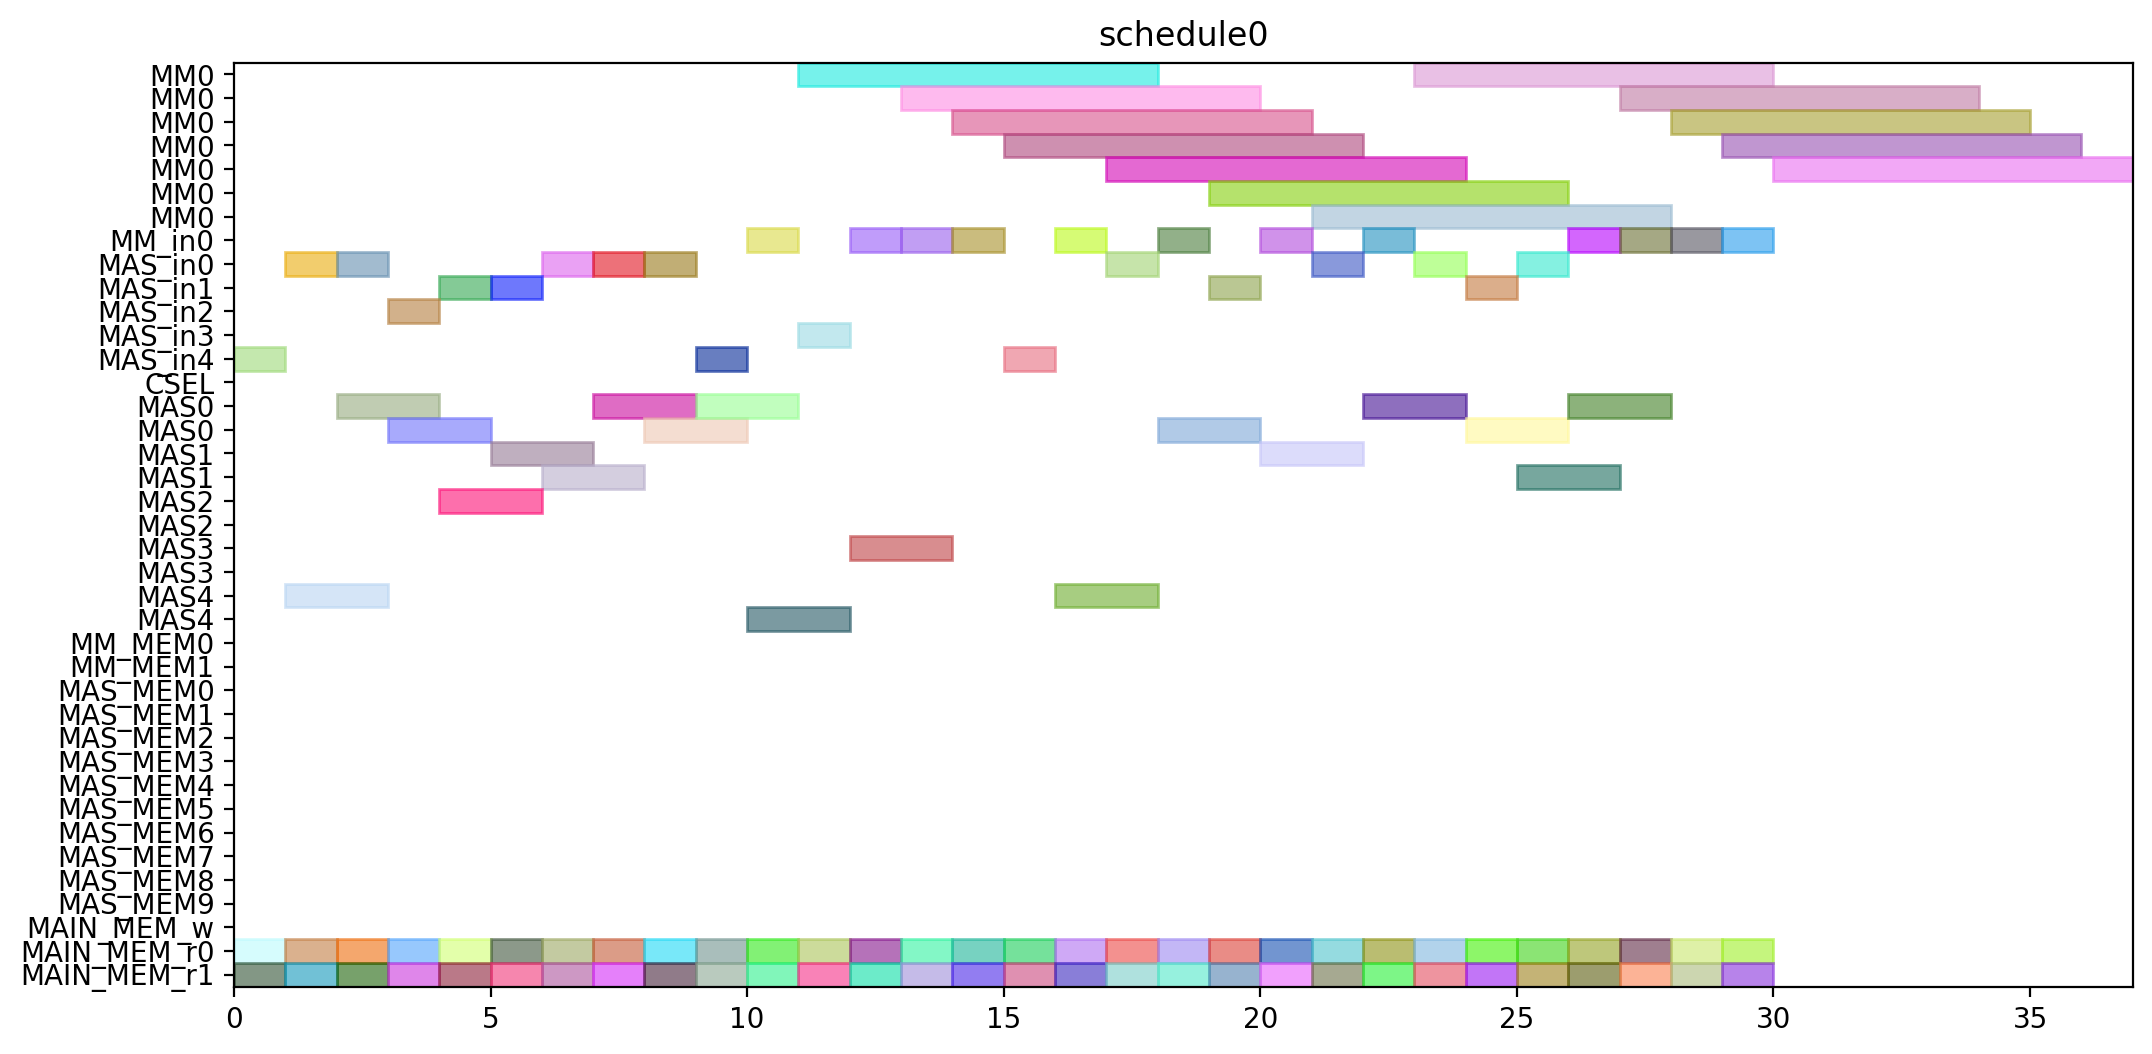

The script that drew this image:
from pyschedule import Scenario, solvers, plotters, alt


def solve():
	horizon = 120
	S = Scenario("schedule0", horizon=horizon)

	# resource
	MM = S.Resources('MM', num=1, size=7)
	MM_in = S.Resources('MM_in', num=1)
	MAS_in = S.Resources('MAS_in', num=5)
	CSEL = S.Resource('CSEL')
	MAS = S.Resources('MAS', num=5, size=2, periods=range(1, horizon))
	MM_MEM = S.Resources('MM_MEM', num=2)
	MAS_MEM = S.Resources('MAS_MEM', num=10)
	MAIN_MEM_w = S.Resource('MAIN_MEM_w', size=1)
	MAIN_MEM_r = S.Resources('MAIN_MEM_r', num=2)

	# result of previous scheduling

	# new tasks
	T1_t0 = S.Task('T1_t0', length=2, delay_cost=1)
	T1_t0 += alt(MAS)
	T1_t0_in = S.Task('T1_t0_in', length=1, delay_cost=1)
	T1_t0_in += alt(MAS_in)
	S += T1_t0_in*MAS_in[0]<=T1_t0*MAS[0]

	S += T1_t0_in*MAS_in[1]<=T1_t0*MAS[1]

	S += T1_t0_in*MAS_in[2]<=T1_t0*MAS[2]

	S += T1_t0_in*MAS_in[3]<=T1_t0*MAS[3]

	S += T1_t0_in*MAS_in[4]<=T1_t0*MAS[4]

	T1_t0_mem0 = S.Task('T1_t0_mem0', length=1, delay_cost=1)
	T1_t0_mem0 += MAIN_MEM_r[0]
	S += T1_t0_mem0 <= T1_t0

	T1_t0_mem1 = S.Task('T1_t0_mem1', length=1, delay_cost=1)
	T1_t0_mem1 += MAIN_MEM_r[1]
	S += T1_t0_mem1 <= T1_t0

	T1_t1 = S.Task('T1_t1', length=2, delay_cost=1)
	T1_t1 += alt(MAS)
	T1_t1_in = S.Task('T1_t1_in', length=1, delay_cost=1)
	T1_t1_in += alt(MAS_in)
	S += T1_t1_in*MAS_in[0]<=T1_t1*MAS[0]

	S += T1_t1_in*MAS_in[1]<=T1_t1*MAS[1]

	S += T1_t1_in*MAS_in[2]<=T1_t1*MAS[2]

	S += T1_t1_in*MAS_in[3]<=T1_t1*MAS[3]

	S += T1_t1_in*MAS_in[4]<=T1_t1*MAS[4]

	T1_t1_mem0 = S.Task('T1_t1_mem0', length=1, delay_cost=1)
	T1_t1_mem0 += MAIN_MEM_r[0]
	S += T1_t1_mem0 <= T1_t1

	T1_t1_mem1 = S.Task('T1_t1_mem1', length=1, delay_cost=1)
	T1_t1_mem1 += MAIN_MEM_r[1]
	S += T1_t1_mem1 <= T1_t1

	T1_t3 = S.Task('T1_t3', length=7, delay_cost=1)
	T1_t3 += alt(MM)
	T1_t3_in = S.Task('T1_t3_in', length=1, delay_cost=1)
	T1_t3_in += alt(MM_in)
	S += T1_t3_in*MM_in[0]<=T1_t3*MM[0]
	T1_t3_mem0 = S.Task('T1_t3_mem0', length=1, delay_cost=1)
	T1_t3_mem0 += MAIN_MEM_r[0]
	S += T1_t3_mem0 <= T1_t3

	T1_t3_mem1 = S.Task('T1_t3_mem1', length=1, delay_cost=1)
	T1_t3_mem1 += MAIN_MEM_r[1]
	S += T1_t3_mem1 <= T1_t3

	T2_t0 = S.Task('T2_t0', length=7, delay_cost=1)
	T2_t0 += alt(MM)
	T2_t0_in = S.Task('T2_t0_in', length=1, delay_cost=1)
	T2_t0_in += alt(MM_in)
	S += T2_t0_in*MM_in[0]<=T2_t0*MM[0]
	T2_t0_mem0 = S.Task('T2_t0_mem0', length=1, delay_cost=1)
	T2_t0_mem0 += MAIN_MEM_r[0]
	S += T2_t0_mem0 <= T2_t0

	T2_t0_mem1 = S.Task('T2_t0_mem1', length=1, delay_cost=1)
	T2_t0_mem1 += MAIN_MEM_r[1]
	S += T2_t0_mem1 <= T2_t0

	T2_t1 = S.Task('T2_t1', length=7, delay_cost=1)
	T2_t1 += alt(MM)
	T2_t1_in = S.Task('T2_t1_in', length=1, delay_cost=1)
	T2_t1_in += alt(MM_in)
	S += T2_t1_in*MM_in[0]<=T2_t1*MM[0]
	T2_t1_mem0 = S.Task('T2_t1_mem0', length=1, delay_cost=1)
	T2_t1_mem0 += MAIN_MEM_r[0]
	S += T2_t1_mem0 <= T2_t1

	T2_t1_mem1 = S.Task('T2_t1_mem1', length=1, delay_cost=1)
	T2_t1_mem1 += MAIN_MEM_r[1]
	S += T2_t1_mem1 <= T2_t1

	T2_t2 = S.Task('T2_t2', length=2, delay_cost=1)
	T2_t2 += alt(MAS)
	T2_t2_in = S.Task('T2_t2_in', length=1, delay_cost=1)
	T2_t2_in += alt(MAS_in)
	S += T2_t2_in*MAS_in[0]<=T2_t2*MAS[0]

	S += T2_t2_in*MAS_in[1]<=T2_t2*MAS[1]

	S += T2_t2_in*MAS_in[2]<=T2_t2*MAS[2]

	S += T2_t2_in*MAS_in[3]<=T2_t2*MAS[3]

	S += T2_t2_in*MAS_in[4]<=T2_t2*MAS[4]

	T2_t2_mem0 = S.Task('T2_t2_mem0', length=1, delay_cost=1)
	T2_t2_mem0 += MAIN_MEM_r[0]
	S += T2_t2_mem0 <= T2_t2

	T2_t2_mem1 = S.Task('T2_t2_mem1', length=1, delay_cost=1)
	T2_t2_mem1 += MAIN_MEM_r[1]
	S += T2_t2_mem1 <= T2_t2

	T2_t3 = S.Task('T2_t3', length=2, delay_cost=1)
	T2_t3 += alt(MAS)
	T2_t3_in = S.Task('T2_t3_in', length=1, delay_cost=1)
	T2_t3_in += alt(MAS_in)
	S += T2_t3_in*MAS_in[0]<=T2_t3*MAS[0]

	S += T2_t3_in*MAS_in[1]<=T2_t3*MAS[1]

	S += T2_t3_in*MAS_in[2]<=T2_t3*MAS[2]

	S += T2_t3_in*MAS_in[3]<=T2_t3*MAS[3]

	S += T2_t3_in*MAS_in[4]<=T2_t3*MAS[4]

	T2_t3_mem0 = S.Task('T2_t3_mem0', length=1, delay_cost=1)
	T2_t3_mem0 += MAIN_MEM_r[0]
	S += T2_t3_mem0 <= T2_t3

	T2_t3_mem1 = S.Task('T2_t3_mem1', length=1, delay_cost=1)
	T2_t3_mem1 += MAIN_MEM_r[1]
	S += T2_t3_mem1 <= T2_t3

	T3_t0 = S.Task('T3_t0', length=7, delay_cost=1)
	T3_t0 += alt(MM)
	T3_t0_in = S.Task('T3_t0_in', length=1, delay_cost=1)
	T3_t0_in += alt(MM_in)
	S += T3_t0_in*MM_in[0]<=T3_t0*MM[0]
	T3_t0_mem0 = S.Task('T3_t0_mem0', length=1, delay_cost=1)
	T3_t0_mem0 += MAIN_MEM_r[0]
	S += T3_t0_mem0 <= T3_t0

	T3_t0_mem1 = S.Task('T3_t0_mem1', length=1, delay_cost=1)
	T3_t0_mem1 += MAIN_MEM_r[1]
	S += T3_t0_mem1 <= T3_t0

	T3_t1 = S.Task('T3_t1', length=7, delay_cost=1)
	T3_t1 += alt(MM)
	T3_t1_in = S.Task('T3_t1_in', length=1, delay_cost=1)
	T3_t1_in += alt(MM_in)
	S += T3_t1_in*MM_in[0]<=T3_t1*MM[0]
	T3_t1_mem0 = S.Task('T3_t1_mem0', length=1, delay_cost=1)
	T3_t1_mem0 += MAIN_MEM_r[0]
	S += T3_t1_mem0 <= T3_t1

	T3_t1_mem1 = S.Task('T3_t1_mem1', length=1, delay_cost=1)
	T3_t1_mem1 += MAIN_MEM_r[1]
	S += T3_t1_mem1 <= T3_t1

	T3_t2 = S.Task('T3_t2', length=2, delay_cost=1)
	T3_t2 += alt(MAS)
	T3_t2_in = S.Task('T3_t2_in', length=1, delay_cost=1)
	T3_t2_in += alt(MAS_in)
	S += T3_t2_in*MAS_in[0]<=T3_t2*MAS[0]

	S += T3_t2_in*MAS_in[1]<=T3_t2*MAS[1]

	S += T3_t2_in*MAS_in[2]<=T3_t2*MAS[2]

	S += T3_t2_in*MAS_in[3]<=T3_t2*MAS[3]

	S += T3_t2_in*MAS_in[4]<=T3_t2*MAS[4]

	T3_t2_mem0 = S.Task('T3_t2_mem0', length=1, delay_cost=1)
	T3_t2_mem0 += MAIN_MEM_r[0]
	S += T3_t2_mem0 <= T3_t2

	T3_t2_mem1 = S.Task('T3_t2_mem1', length=1, delay_cost=1)
	T3_t2_mem1 += MAIN_MEM_r[1]
	S += T3_t2_mem1 <= T3_t2

	T3_t3 = S.Task('T3_t3', length=2, delay_cost=1)
	T3_t3 += alt(MAS)
	T3_t3_in = S.Task('T3_t3_in', length=1, delay_cost=1)
	T3_t3_in += alt(MAS_in)
	S += T3_t3_in*MAS_in[0]<=T3_t3*MAS[0]

	S += T3_t3_in*MAS_in[1]<=T3_t3*MAS[1]

	S += T3_t3_in*MAS_in[2]<=T3_t3*MAS[2]

	S += T3_t3_in*MAS_in[3]<=T3_t3*MAS[3]

	S += T3_t3_in*MAS_in[4]<=T3_t3*MAS[4]

	T3_t3_mem0 = S.Task('T3_t3_mem0', length=1, delay_cost=1)
	T3_t3_mem0 += MAIN_MEM_r[0]
	S += T3_t3_mem0 <= T3_t3

	T3_t3_mem1 = S.Task('T3_t3_mem1', length=1, delay_cost=1)
	T3_t3_mem1 += MAIN_MEM_r[1]
	S += T3_t3_mem1 <= T3_t3

	T4_t0 = S.Task('T4_t0', length=7, delay_cost=1)
	T4_t0 += alt(MM)
	T4_t0_in = S.Task('T4_t0_in', length=1, delay_cost=1)
	T4_t0_in += alt(MM_in)
	S += T4_t0_in*MM_in[0]<=T4_t0*MM[0]
	T4_t0_mem0 = S.Task('T4_t0_mem0', length=1, delay_cost=1)
	T4_t0_mem0 += MAIN_MEM_r[0]
	S += T4_t0_mem0 <= T4_t0

	T4_t0_mem1 = S.Task('T4_t0_mem1', length=1, delay_cost=1)
	T4_t0_mem1 += MAIN_MEM_r[1]
	S += T4_t0_mem1 <= T4_t0

	T4_t1 = S.Task('T4_t1', length=7, delay_cost=1)
	T4_t1 += alt(MM)
	T4_t1_in = S.Task('T4_t1_in', length=1, delay_cost=1)
	T4_t1_in += alt(MM_in)
	S += T4_t1_in*MM_in[0]<=T4_t1*MM[0]
	T4_t1_mem0 = S.Task('T4_t1_mem0', length=1, delay_cost=1)
	T4_t1_mem0 += MAIN_MEM_r[0]
	S += T4_t1_mem0 <= T4_t1

	T4_t1_mem1 = S.Task('T4_t1_mem1', length=1, delay_cost=1)
	T4_t1_mem1 += MAIN_MEM_r[1]
	S += T4_t1_mem1 <= T4_t1

	T4_t2 = S.Task('T4_t2', length=2, delay_cost=1)
	T4_t2 += alt(MAS)
	T4_t2_in = S.Task('T4_t2_in', length=1, delay_cost=1)
	T4_t2_in += alt(MAS_in)
	S += T4_t2_in*MAS_in[0]<=T4_t2*MAS[0]

	S += T4_t2_in*MAS_in[1]<=T4_t2*MAS[1]

	S += T4_t2_in*MAS_in[2]<=T4_t2*MAS[2]

	S += T4_t2_in*MAS_in[3]<=T4_t2*MAS[3]

	S += T4_t2_in*MAS_in[4]<=T4_t2*MAS[4]

	T4_t2_mem0 = S.Task('T4_t2_mem0', length=1, delay_cost=1)
	T4_t2_mem0 += MAIN_MEM_r[0]
	S += T4_t2_mem0 <= T4_t2

	T4_t2_mem1 = S.Task('T4_t2_mem1', length=1, delay_cost=1)
	T4_t2_mem1 += MAIN_MEM_r[1]
	S += T4_t2_mem1 <= T4_t2

	T4_t3 = S.Task('T4_t3', length=2, delay_cost=1)
	T4_t3 += alt(MAS)
	T4_t3_in = S.Task('T4_t3_in', length=1, delay_cost=1)
	T4_t3_in += alt(MAS_in)
	S += T4_t3_in*MAS_in[0]<=T4_t3*MAS[0]

	S += T4_t3_in*MAS_in[1]<=T4_t3*MAS[1]

	S += T4_t3_in*MAS_in[2]<=T4_t3*MAS[2]

	S += T4_t3_in*MAS_in[3]<=T4_t3*MAS[3]

	S += T4_t3_in*MAS_in[4]<=T4_t3*MAS[4]

	T4_t3_mem0 = S.Task('T4_t3_mem0', length=1, delay_cost=1)
	T4_t3_mem0 += MAIN_MEM_r[0]
	S += T4_t3_mem0 <= T4_t3

	T4_t3_mem1 = S.Task('T4_t3_mem1', length=1, delay_cost=1)
	T4_t3_mem1 += MAIN_MEM_r[1]
	S += T4_t3_mem1 <= T4_t3

	T5_t0 = S.Task('T5_t0', length=2, delay_cost=1)
	T5_t0 += alt(MAS)
	T5_t0_in = S.Task('T5_t0_in', length=1, delay_cost=1)
	T5_t0_in += alt(MAS_in)
	S += T5_t0_in*MAS_in[0]<=T5_t0*MAS[0]

	S += T5_t0_in*MAS_in[1]<=T5_t0*MAS[1]

	S += T5_t0_in*MAS_in[2]<=T5_t0*MAS[2]

	S += T5_t0_in*MAS_in[3]<=T5_t0*MAS[3]

	S += T5_t0_in*MAS_in[4]<=T5_t0*MAS[4]

	T5_t0_mem0 = S.Task('T5_t0_mem0', length=1, delay_cost=1)
	T5_t0_mem0 += MAIN_MEM_r[0]
	S += T5_t0_mem0 <= T5_t0

	T5_t0_mem1 = S.Task('T5_t0_mem1', length=1, delay_cost=1)
	T5_t0_mem1 += MAIN_MEM_r[1]
	S += T5_t0_mem1 <= T5_t0

	T5_t1 = S.Task('T5_t1', length=2, delay_cost=1)
	T5_t1 += alt(MAS)
	T5_t1_in = S.Task('T5_t1_in', length=1, delay_cost=1)
	T5_t1_in += alt(MAS_in)
	S += T5_t1_in*MAS_in[0]<=T5_t1*MAS[0]

	S += T5_t1_in*MAS_in[1]<=T5_t1*MAS[1]

	S += T5_t1_in*MAS_in[2]<=T5_t1*MAS[2]

	S += T5_t1_in*MAS_in[3]<=T5_t1*MAS[3]

	S += T5_t1_in*MAS_in[4]<=T5_t1*MAS[4]

	T5_t1_mem0 = S.Task('T5_t1_mem0', length=1, delay_cost=1)
	T5_t1_mem0 += MAIN_MEM_r[0]
	S += T5_t1_mem0 <= T5_t1

	T5_t1_mem1 = S.Task('T5_t1_mem1', length=1, delay_cost=1)
	T5_t1_mem1 += MAIN_MEM_r[1]
	S += T5_t1_mem1 <= T5_t1

	T5_t3 = S.Task('T5_t3', length=7, delay_cost=1)
	T5_t3 += alt(MM)
	T5_t3_in = S.Task('T5_t3_in', length=1, delay_cost=1)
	T5_t3_in += alt(MM_in)
	S += T5_t3_in*MM_in[0]<=T5_t3*MM[0]
	T5_t3_mem0 = S.Task('T5_t3_mem0', length=1, delay_cost=1)
	T5_t3_mem0 += MAIN_MEM_r[0]
	S += T5_t3_mem0 <= T5_t3

	T5_t3_mem1 = S.Task('T5_t3_mem1', length=1, delay_cost=1)
	T5_t3_mem1 += MAIN_MEM_r[1]
	S += T5_t3_mem1 <= T5_t3

	T6_t0 = S.Task('T6_t0', length=7, delay_cost=1)
	T6_t0 += alt(MM)
	T6_t0_in = S.Task('T6_t0_in', length=1, delay_cost=1)
	T6_t0_in += alt(MM_in)
	S += T6_t0_in*MM_in[0]<=T6_t0*MM[0]
	T6_t0_mem0 = S.Task('T6_t0_mem0', length=1, delay_cost=1)
	T6_t0_mem0 += MAIN_MEM_r[0]
	S += T6_t0_mem0 <= T6_t0

	T6_t0_mem1 = S.Task('T6_t0_mem1', length=1, delay_cost=1)
	T6_t0_mem1 += MAIN_MEM_r[1]
	S += T6_t0_mem1 <= T6_t0

	T6_t1 = S.Task('T6_t1', length=7, delay_cost=1)
	T6_t1 += alt(MM)
	T6_t1_in = S.Task('T6_t1_in', length=1, delay_cost=1)
	T6_t1_in += alt(MM_in)
	S += T6_t1_in*MM_in[0]<=T6_t1*MM[0]
	T6_t1_mem0 = S.Task('T6_t1_mem0', length=1, delay_cost=1)
	T6_t1_mem0 += MAIN_MEM_r[0]
	S += T6_t1_mem0 <= T6_t1

	T6_t1_mem1 = S.Task('T6_t1_mem1', length=1, delay_cost=1)
	T6_t1_mem1 += MAIN_MEM_r[1]
	S += T6_t1_mem1 <= T6_t1

	T6_t2 = S.Task('T6_t2', length=2, delay_cost=1)
	T6_t2 += alt(MAS)
	T6_t2_in = S.Task('T6_t2_in', length=1, delay_cost=1)
	T6_t2_in += alt(MAS_in)
	S += T6_t2_in*MAS_in[0]<=T6_t2*MAS[0]

	S += T6_t2_in*MAS_in[1]<=T6_t2*MAS[1]

	S += T6_t2_in*MAS_in[2]<=T6_t2*MAS[2]

	S += T6_t2_in*MAS_in[3]<=T6_t2*MAS[3]

	S += T6_t2_in*MAS_in[4]<=T6_t2*MAS[4]

	T6_t2_mem0 = S.Task('T6_t2_mem0', length=1, delay_cost=1)
	T6_t2_mem0 += MAIN_MEM_r[0]
	S += T6_t2_mem0 <= T6_t2

	T6_t2_mem1 = S.Task('T6_t2_mem1', length=1, delay_cost=1)
	T6_t2_mem1 += MAIN_MEM_r[1]
	S += T6_t2_mem1 <= T6_t2

	T6_t3 = S.Task('T6_t3', length=2, delay_cost=1)
	T6_t3 += alt(MAS)
	T6_t3_in = S.Task('T6_t3_in', length=1, delay_cost=1)
	T6_t3_in += alt(MAS_in)
	S += T6_t3_in*MAS_in[0]<=T6_t3*MAS[0]

	S += T6_t3_in*MAS_in[1]<=T6_t3*MAS[1]

	S += T6_t3_in*MAS_in[2]<=T6_t3*MAS[2]

	S += T6_t3_in*MAS_in[3]<=T6_t3*MAS[3]

	S += T6_t3_in*MAS_in[4]<=T6_t3*MAS[4]

	T6_t3_mem0 = S.Task('T6_t3_mem0', length=1, delay_cost=1)
	T6_t3_mem0 += MAIN_MEM_r[0]
	S += T6_t3_mem0 <= T6_t3

	T6_t3_mem1 = S.Task('T6_t3_mem1', length=1, delay_cost=1)
	T6_t3_mem1 += MAIN_MEM_r[1]
	S += T6_t3_mem1 <= T6_t3

	T7_t0 = S.Task('T7_t0', length=7, delay_cost=1)
	T7_t0 += alt(MM)
	T7_t0_in = S.Task('T7_t0_in', length=1, delay_cost=1)
	T7_t0_in += alt(MM_in)
	S += T7_t0_in*MM_in[0]<=T7_t0*MM[0]
	T7_t0_mem0 = S.Task('T7_t0_mem0', length=1, delay_cost=1)
	T7_t0_mem0 += MAIN_MEM_r[0]
	S += T7_t0_mem0 <= T7_t0

	T7_t0_mem1 = S.Task('T7_t0_mem1', length=1, delay_cost=1)
	T7_t0_mem1 += MAIN_MEM_r[1]
	S += T7_t0_mem1 <= T7_t0

	T7_t1 = S.Task('T7_t1', length=7, delay_cost=1)
	T7_t1 += alt(MM)
	T7_t1_in = S.Task('T7_t1_in', length=1, delay_cost=1)
	T7_t1_in += alt(MM_in)
	S += T7_t1_in*MM_in[0]<=T7_t1*MM[0]
	T7_t1_mem0 = S.Task('T7_t1_mem0', length=1, delay_cost=1)
	T7_t1_mem0 += MAIN_MEM_r[0]
	S += T7_t1_mem0 <= T7_t1

	T7_t1_mem1 = S.Task('T7_t1_mem1', length=1, delay_cost=1)
	T7_t1_mem1 += MAIN_MEM_r[1]
	S += T7_t1_mem1 <= T7_t1

	T7_t2 = S.Task('T7_t2', length=2, delay_cost=1)
	T7_t2 += alt(MAS)
	T7_t2_in = S.Task('T7_t2_in', length=1, delay_cost=1)
	T7_t2_in += alt(MAS_in)
	S += T7_t2_in*MAS_in[0]<=T7_t2*MAS[0]

	S += T7_t2_in*MAS_in[1]<=T7_t2*MAS[1]

	S += T7_t2_in*MAS_in[2]<=T7_t2*MAS[2]

	S += T7_t2_in*MAS_in[3]<=T7_t2*MAS[3]

	S += T7_t2_in*MAS_in[4]<=T7_t2*MAS[4]

	T7_t2_mem0 = S.Task('T7_t2_mem0', length=1, delay_cost=1)
	T7_t2_mem0 += MAIN_MEM_r[0]
	S += T7_t2_mem0 <= T7_t2

	T7_t2_mem1 = S.Task('T7_t2_mem1', length=1, delay_cost=1)
	T7_t2_mem1 += MAIN_MEM_r[1]
	S += T7_t2_mem1 <= T7_t2

	T7_t3 = S.Task('T7_t3', length=2, delay_cost=1)
	T7_t3 += alt(MAS)
	T7_t3_in = S.Task('T7_t3_in', length=1, delay_cost=1)
	T7_t3_in += alt(MAS_in)
	S += T7_t3_in*MAS_in[0]<=T7_t3*MAS[0]

	S += T7_t3_in*MAS_in[1]<=T7_t3*MAS[1]

	S += T7_t3_in*MAS_in[2]<=T7_t3*MAS[2]

	S += T7_t3_in*MAS_in[3]<=T7_t3*MAS[3]

	S += T7_t3_in*MAS_in[4]<=T7_t3*MAS[4]

	T7_t3_mem0 = S.Task('T7_t3_mem0', length=1, delay_cost=1)
	T7_t3_mem0 += MAIN_MEM_r[0]
	S += T7_t3_mem0 <= T7_t3

	T7_t3_mem1 = S.Task('T7_t3_mem1', length=1, delay_cost=1)
	T7_t3_mem1 += MAIN_MEM_r[1]
	S += T7_t3_mem1 <= T7_t3

	T8_t2 = S.Task('T8_t2', length=2, delay_cost=1)
	T8_t2 += alt(MAS)
	T8_t2_in = S.Task('T8_t2_in', length=1, delay_cost=1)
	T8_t2_in += alt(MAS_in)
	S += T8_t2_in*MAS_in[0]<=T8_t2*MAS[0]

	S += T8_t2_in*MAS_in[1]<=T8_t2*MAS[1]

	S += T8_t2_in*MAS_in[2]<=T8_t2*MAS[2]

	S += T8_t2_in*MAS_in[3]<=T8_t2*MAS[3]

	S += T8_t2_in*MAS_in[4]<=T8_t2*MAS[4]

	T8_t2_mem0 = S.Task('T8_t2_mem0', length=1, delay_cost=1)
	T8_t2_mem0 += MAIN_MEM_r[0]
	S += T8_t2_mem0 <= T8_t2

	T8_t2_mem1 = S.Task('T8_t2_mem1', length=1, delay_cost=1)
	T8_t2_mem1 += MAIN_MEM_r[1]
	S += T8_t2_mem1 <= T8_t2

	T9_t2 = S.Task('T9_t2', length=2, delay_cost=1)
	T9_t2 += alt(MAS)
	T9_t2_in = S.Task('T9_t2_in', length=1, delay_cost=1)
	T9_t2_in += alt(MAS_in)
	S += T9_t2_in*MAS_in[0]<=T9_t2*MAS[0]

	S += T9_t2_in*MAS_in[1]<=T9_t2*MAS[1]

	S += T9_t2_in*MAS_in[2]<=T9_t2*MAS[2]

	S += T9_t2_in*MAS_in[3]<=T9_t2*MAS[3]

	S += T9_t2_in*MAS_in[4]<=T9_t2*MAS[4]

	T9_t2_mem0 = S.Task('T9_t2_mem0', length=1, delay_cost=1)
	T9_t2_mem0 += MAIN_MEM_r[0]
	S += T9_t2_mem0 <= T9_t2

	T9_t2_mem1 = S.Task('T9_t2_mem1', length=1, delay_cost=1)
	T9_t2_mem1 += MAIN_MEM_r[1]
	S += T9_t2_mem1 <= T9_t2

	T10_t2 = S.Task('T10_t2', length=2, delay_cost=1)
	T10_t2 += alt(MAS)
	T10_t2_in = S.Task('T10_t2_in', length=1, delay_cost=1)
	T10_t2_in += alt(MAS_in)
	S += T10_t2_in*MAS_in[0]<=T10_t2*MAS[0]

	S += T10_t2_in*MAS_in[1]<=T10_t2*MAS[1]

	S += T10_t2_in*MAS_in[2]<=T10_t2*MAS[2]

	S += T10_t2_in*MAS_in[3]<=T10_t2*MAS[3]

	S += T10_t2_in*MAS_in[4]<=T10_t2*MAS[4]

	T10_t2_mem0 = S.Task('T10_t2_mem0', length=1, delay_cost=1)
	T10_t2_mem0 += MAIN_MEM_r[0]
	S += T10_t2_mem0 <= T10_t2

	T10_t2_mem1 = S.Task('T10_t2_mem1', length=1, delay_cost=1)
	T10_t2_mem1 += MAIN_MEM_r[1]
	S += T10_t2_mem1 <= T10_t2

	T11_t2 = S.Task('T11_t2', length=2, delay_cost=1)
	T11_t2 += alt(MAS)
	T11_t2_in = S.Task('T11_t2_in', length=1, delay_cost=1)
	T11_t2_in += alt(MAS_in)
	S += T11_t2_in*MAS_in[0]<=T11_t2*MAS[0]

	S += T11_t2_in*MAS_in[1]<=T11_t2*MAS[1]

	S += T11_t2_in*MAS_in[2]<=T11_t2*MAS[2]

	S += T11_t2_in*MAS_in[3]<=T11_t2*MAS[3]

	S += T11_t2_in*MAS_in[4]<=T11_t2*MAS[4]

	T11_t2_mem0 = S.Task('T11_t2_mem0', length=1, delay_cost=1)
	T11_t2_mem0 += MAIN_MEM_r[0]
	S += T11_t2_mem0 <= T11_t2

	T11_t2_mem1 = S.Task('T11_t2_mem1', length=1, delay_cost=1)
	T11_t2_mem1 += MAIN_MEM_r[1]
	S += T11_t2_mem1 <= T11_t2

	solvers.mip.solve(S,msg=1,kind='CPLEX',ratio_gap=1.01)

	solution = [['hoge']*len(S.solution()[1]) for i in range(len(S.solution()))]
	for i in range(len(S.solution())):
		for j in range(len(S.solution()[i])):
			solution[i][j]=str(S.solution()[i][j])
	print(solution)

	cycles = int(solution[-1][3])

	pic_file_name = "/mnt/rose/usr1/fukuda/ABE/multiRAM_multiMAS_16mux/scheduling_result/stage7MM1_stage2MAS5/EP2_LADDERMUL/schedule0.png"
	if(S.solution() != []):
		plotters.matplotlib.plot(S,img_filename=pic_file_name, show_task_labels=False, fig_size=(cycles*0.25+3, 6))

	return solution
